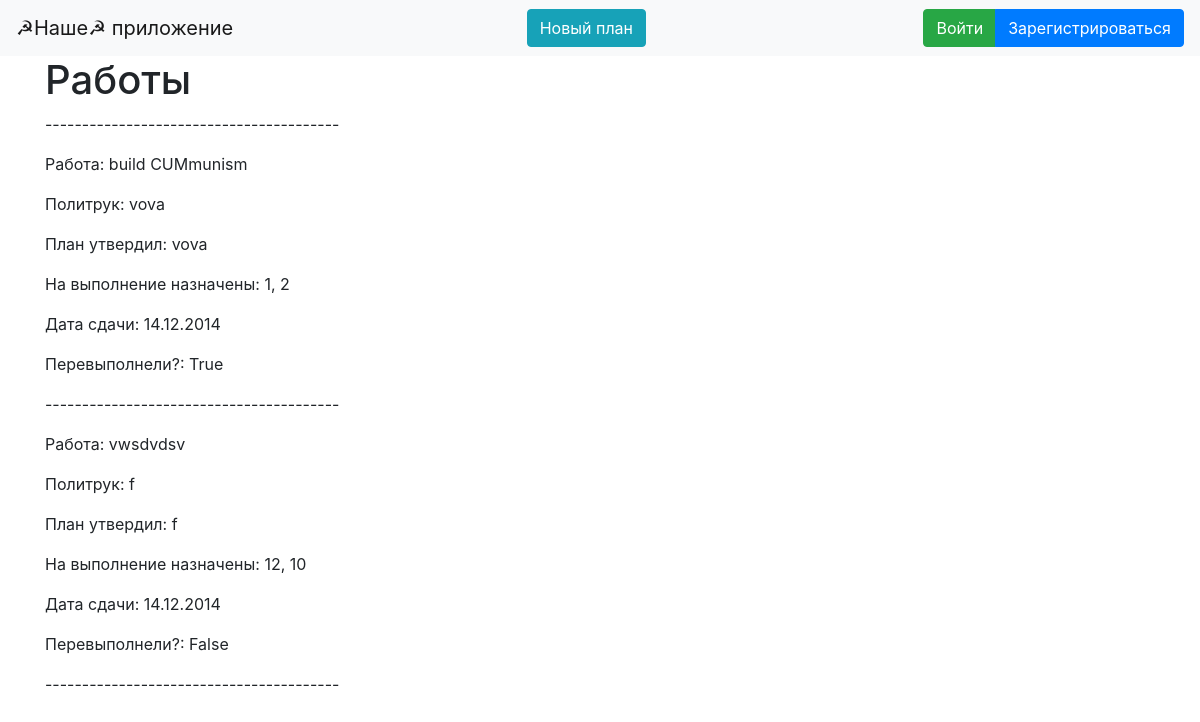
The page /index on the database as committed earlier.
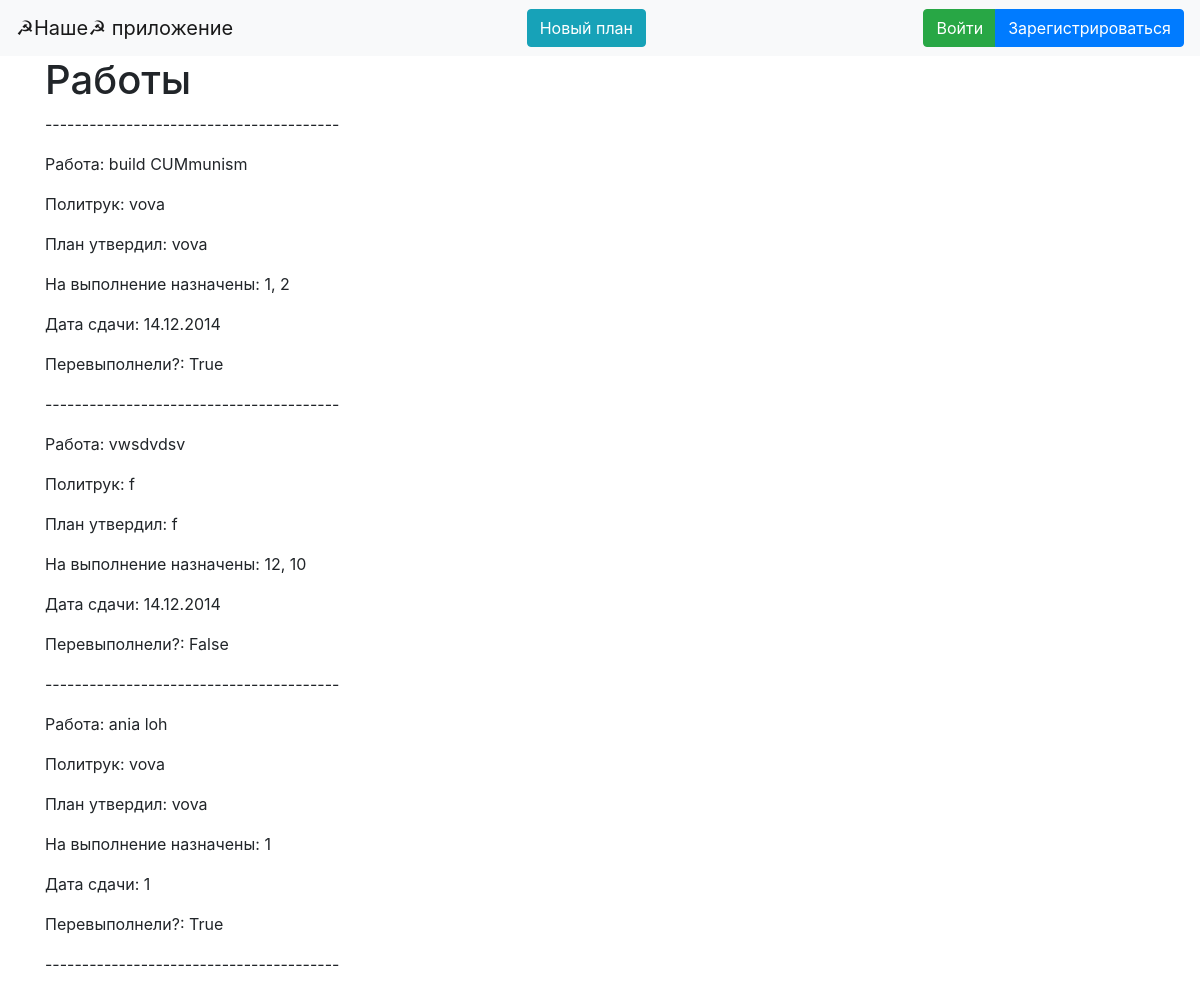
The same page on the database as committed later.
### data/job.py (models this page shows)
class Job(SqlAlchemyBase, UserMixin, SerializerMixin):
    __tablename__ = 'jobs'
    id = sqlalchemy.Column(sqlalchemy.Integer,
                           primary_key=True, autoincrement=True)
    creater_id = sqlalchemy.Column(sqlalchemy.Integer, sqlalchemy.ForeignKey("users.id"), nullable=True)
    politryk_id = sqlalchemy.Column(sqlalchemy.Integer, nullable=True)
    name = sqlalchemy.Column(sqlalchemy.String, nullable=True)
    plan = sqlalchemy.Column(sqlalchemy.Integer, nullable=True)
    ids_tovarishei = sqlalchemy.Column(sqlalchemy.String, nullable=True)
    start_of_piatiletka = sqlalchemy.Column(sqlalchemy.String, nullable=True)
    end_of_piatiletka = sqlalchemy.Column(sqlalchemy.String, nullable=True)
    result_of_plan = sqlalchemy.Column(sqlalchemy.Boolean, nullable=True)
    user = orm.relation('User')

### data/users.py (models this page shows, shortened)
class User(SqlAlchemyBase, UserMixin, SerializerMixin):
    __tablename__ = 'users'
    id = sqlalchemy.Column(sqlalchemy.Integer,
                           primary_key=True, autoincrement=True)
    surname = sqlalchemy.Column(sqlalchemy.String, nullable=True)
    name = sqlalchemy.Column(sqlalchemy.String, nullable=True)
    age = sqlalchemy.Column(sqlalchemy.Integer, nullable=True)
    position = sqlalchemy.Column(sqlalchemy.String, nullable=True)
    speciality = sqlalchemy.Column(sqlalchemy.String, nullable=True)
    address = sqlalchemy.Column(sqlalchemy.String, nullable=True)
    email = sqlalchemy.Column(sqlalchemy.String,
                              index=True, unique=True, nullable=True)
    hashed_password = sqlalchemy.Column(sqlalchemy.String, nullable=True)
    modified_date = sqlalchemy.Column(sqlalchemy.DateTime,
                                     default=datetime.datetime.now)
    jobs = orm.relation("Job")

### flask_app.py (the view)
@app.route('/')
@app.route('/index')
def index():
    db_sess = db_session.create_session()
    jobs = db_sess.query(Job).all()
    return render_template('index.html', title='Домашняя страница', jobs=jobs,
                           db_sess=db_sess,
                           User=User)

### data/db_session.py (called while the page is built)
def create_session() -> Session:
    global __factory
    return __factory()

### templates/index.html (shortened to what this page needs)
{% extends "base.html" %}
{% block content %}
    <h1>Работы</h1>
    <p>----------------------------------------</p>
    {% if jobs %}
        {%  for job in jobs %}
            <p>Работа: {{ job.name }}</p>
            <p>Политрук: {{ db_sess.query(User).filter(User.id == job.politryk_id).first().name }}</p>
            <p>План утвердил: {{ db_sess.query(User).filter(User.id == job.creater_id).first().name }}</p>
            <p>На выполнение назначены: {{ job.ids_tovarishei }}</p>
            <p>Дата сдачи: {{ job.end_of_piatiletka }}</p>
            <p>Перевыполнели?: {{ job.result_of_plan }}</p>
            <p>----------------------------------------</p>
        {% endfor %}
    {% else %}
        <h3>Работ пока нет</h3>
    {% endif %}
{% endblock %}

### templates/base.html (shortened to what this page needs)
<!doctype html>
<html lang="en">
<head>
    <link rel="stylesheet"
          href="https://stackpath.bootstrapcdn.com/bootstrap/4.4.1/css/bootstrap.min.css"
>
</head>
<body>
<header>
    <nav class="navbar navbar-light bg-light">
        <a class="navbar-brand" href="/">☭Наше☭ приложение</a>
        <a type="button" class="btn btn-info" href="/add_job">Новый план</a>
        {% if current_user.is_authenticated %}
            <a class="navbar-brand" href="/logout">{{ current_user.name }}</a>
        {% else %}
            <div class="btn-group" role="group" aria-label="Basic mixed styles example">
              <a type="button" class="btn btn-success" href="/login">Войти</a>
              <a type="button" class="btn btn-primary" href="/register">Зарегистрироваться</a>
            </div>
        {% endif %}
    </nav>
</header>
<main role="main" class="container">
    {% block content %}{% endblock %}
</main>
</body>
</html>

Rows that differ between the two databases and show on the page:
added Job: name "ania loh", {{ db_sess.query(User).filter(User.id == job.politryk_id).first().name }} "vova", {{ db_sess.query(User).filter(User.id == job.creater_id).first().name }} "vova", ids_tovarishei "1", end_of_piatiletka "1", result_of_plan "True"
